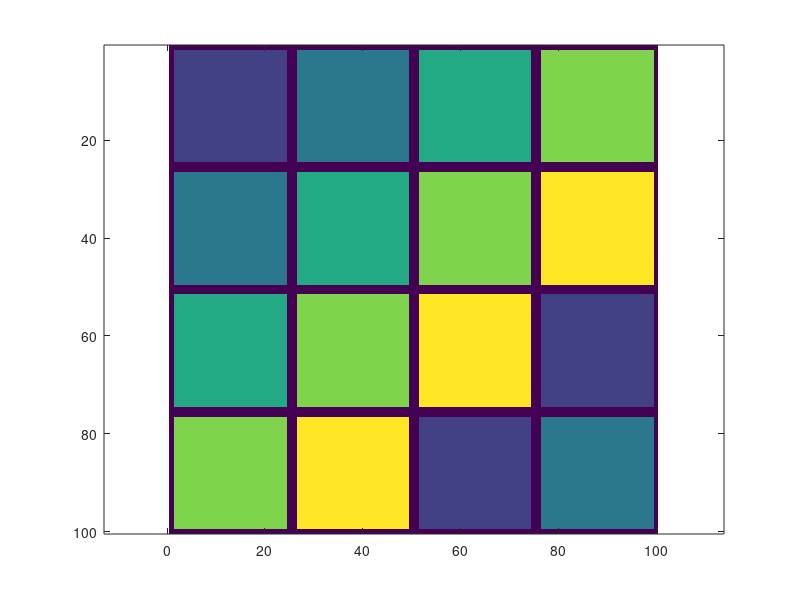

This chart was generated by the following MATLAB code: (Note: this script raises an error after producing the figure.)
%% Generate synthetic HSI
%{

The motivation behind D-VIS is that not all high-density pixels necessarily 
correspond to underlying material structure because hyperspectral images 
are generated at a coarse spatial resolution. A density maximizer could 
correspond correspond to a spatial region containing a group of commonly 
co-occuring materials (rather than a single material). So, D-VIS should do 
best when the highest-density points in latent clusters are indicative of a 
group of materials rather than a single material. It is in this setting 
when we would be most likely to outperform LUND.

To further motivate this, let’s consider a highly mixed hyperspectral 
dataset.  For any one cluster, there are probably multiple reasonable 
choices for modes that are exemplary of underlying cluster structure. In 
LUND, we select the highest-density pixels that are far in diffusion 
distance from other high-density pixels. However, if the HSI is 
sufficiently mixed, this will bias us towards selecting cluster exemplars 
that are not actually representative of underlying material structure. By 
weighting pixel purity and density equally, D-VIS will downweight 
high-density pixels that are not indicative of underlying material 
structure. So, it will choose better cluster modes. 

%}
clear
clc
%% Set Dimensions
M = 100;
N = 100;
n = M*N;
D = 100;
m = 5;
K = 5;

pHQPixels = 0.01;
pHDPixels = 0.05;

%% Create Ground Truth Image

GT = zeros(M,N);

GT(2:24, 2:24) = 1;
GT(27:49,2:24)= 2;
GT(52:74,2:24)= 3;
GT(77:99, 2:24) = 4;

GT(2:24, 27:49) = 2;
GT(27:49,27:49)= 3;
GT(52:74,27:49)= 4;
GT(77:99, 27:49) = 5;

GT(2:24, 52:74) = 3;
GT(27:49,52:74)= 4;
GT(52:74,52:74)= 5;
GT(77:99,52:74) = 1;

GT(2:24, 77:99) = 4;
GT(27:49,77:99)= 5;
GT(52:74,77:99)= 1;
GT(77:99, 77:99) = 2;

imagesc(GT)
axis equal tight
 
%% Create Ground Truth Endmembers
% random orthonormal vectors

A = rand(D);
A = A'*A;
[U,~] = eigs(A,m);
% U = U'.*([1, 2, 1, 2, 1])';

% U = rand(m,D);
% U = U./vecnorm(U,2,2);

%% Create Ground Truth Abundances

Y = reshape(GT,n,1);
A = zeros(n,m);

for k = 1:K
 
    nk = sum(Y == k);
    Xk = find(Y==k);

    % Generate high-quality pixel indices
    nHQPixels = floor(nk*pHQPixels);
    idx1 = randsample(nk, nHQPixels);
    HQPixels = Xk(idx1);

    % calculate abundances for high-quality pixels
    for j = 1:nHQPixels
        i = HQPixels(j);
        temp = zeros(m,1);
        temp(k) = 1;
        A(i, :) = temp./vecnorm(temp,1,1);
    end

    % Generate high-density, mixed pixel indices
    nHDPixels = floor(nk*pHDPixels);
    idx2 = randsample(nk, nHDPixels);
    while ~isempty(intersect(idx1,idx2))
        idx2 = randsample(nk, nHDPixels);
    end
    HDPixels = Xk(idx2);
    
    % Calculate abundances for high-density pixels
    for j = 1:nHDPixels
        i = HDPixels(j);
        temp = zeros(m,1);
        temp(k) = 0.51;
        temp(mod(k+1,m)+1) = 0.49;
        A(i, :) = temp./vecnorm(temp,1,1);
    end

    % Calculate non-modal points
    remainingPts = setdiff(1:nk, [idx1; idx2]);
    exemplars = [idx1; idx2];
    nExemplars = length(exemplars);
    nremainingPts = length(remainingPts);

    for j = 1:nremainingPts
        i = Xk(remainingPts(j));

        match = randsample(nExemplars, 1);
        A(i, :) = A(Xk(exemplars(match)),:) + 0.15*abs(randn(1,5));
        A(i, :) = A(i, :)./norm(A(i, :),1);

    end
end

% assign background points abundances
remainingPts = find(sum(A,2) == 0);
nremainingPts = length(remainingPts);
for j = 1:nremainingPts
    i =  remainingPts(j);
    A(i, :) =  rand(1,5);
    A(i, :) = A(i, :)./norm(A(i, :),1);

end

%% Construct dataset via linear mixing model

X = A*U' + 0.15*abs(randn(n,D));

%% Visualizations

% ground truth abundances

for k = 1:5
    subplot(2,3,k)

    imagesc(reshape(A(:,k), M,N))
    colorbar
    title(strcat('Abundance for endmember-', num2str(k)))
end

subplot(2,3,6)
imagesc(GT)
title('Ground Truth Labels')

disp(nmi(kmeans(X,5), Y))
 

%% 

colors = {'k', '#4658F8', '#2896EB', '#13BEB8', '#80CA57', '#FCBB3D'  };
rgb_key = [[0,0,0]; [0.275,0.345,0.973]; [15.7,58.8, 92.2]./100; [7.5, 74.5, 72.2]./100; [50.2,79.2,34.1]./100; [98.8, 73.3, 23.9]./100 ];

c_data = zeros(M,N, 3);
for i = 1:M
    for j = 1:N
        c_data(i,j,:) = rgb_key(GT(i,j)+1,:);
    end
end

subplot(1,2,1)
image(c_data)
title('Synthetic Data Ground Truth', 'interpreter', 'latex')
xticks([])
yticks([])
pbaspect([1,1,1])
set(gca,'FontName', 'Times', 'FontSize', 20)

subplot(1,2,2)
hold on 
for k = 1:length(unique(Y))
    
    XkIdx = find(Y == k-min(Y)-1);

    for i = 1:5

        sample = randsample(length(XkIdx),1);
        c = colors(k);
        plot(1:D, X(XkIdx(sample),:),'Color', c{1})

    end
end
axis tight
box on
title('Randomly Selected Pixel Spectra, Colored by Class', 'interpreter', 'latex')
xlabel('Spectral Band Number')
ylabel('Reflectance')

pbaspect([1,1,1])
set(gca,'FontName', 'Times', 'FontSize', 20)

%% 
A_GT = A;
U_GT = U;

save('syntheticHSI5149Stretched', 'U_GT', "A_GT", "X", "Y", "GT", "M", 'N', 'n', 'D')






